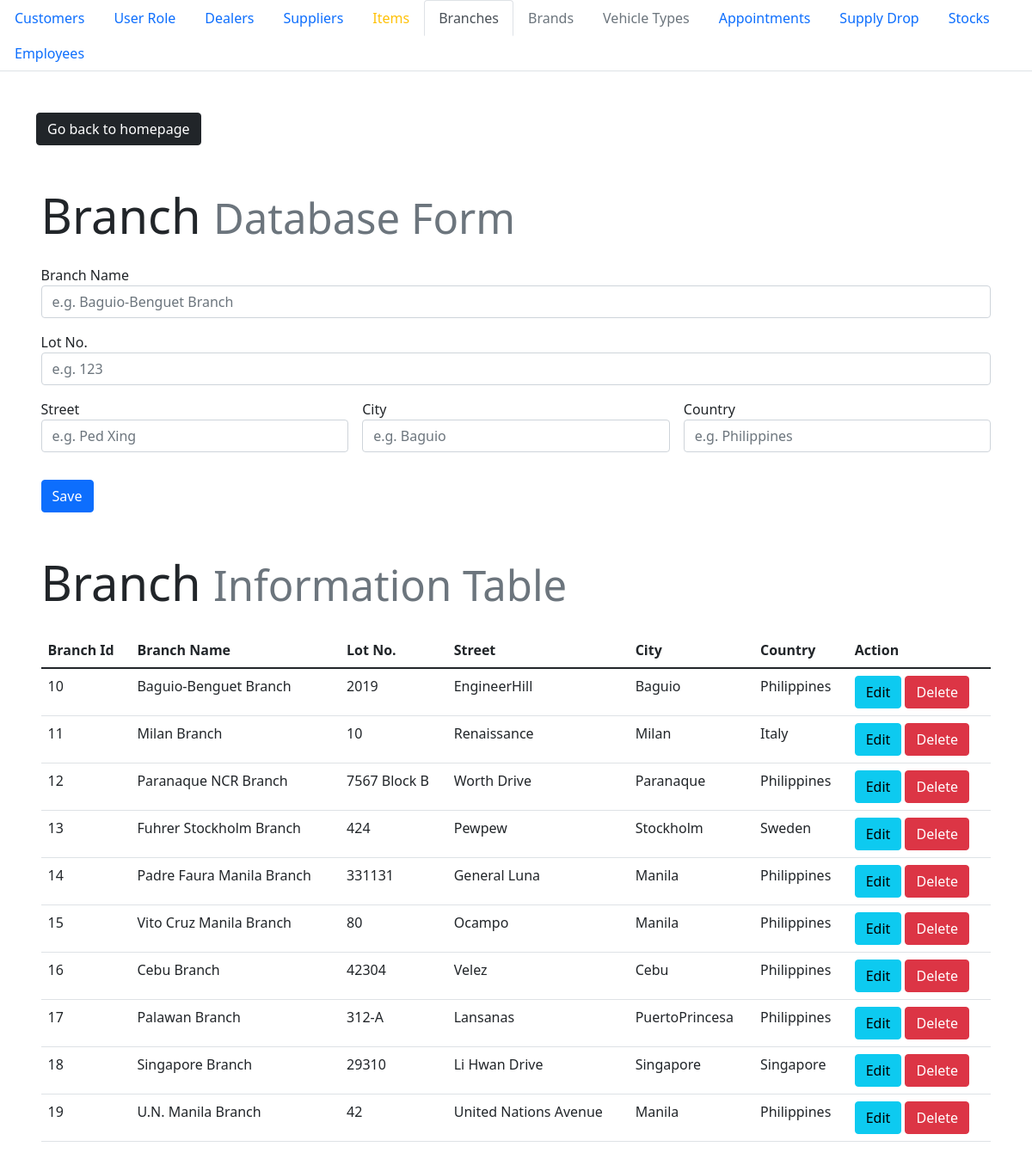
/avalon/admin/branch.php, run on the app's committed database.
### tables this page shows
CREATE TABLE `branch` (
  `branch_id` int(11) NOT NULL,
  `branch_name` varchar(30) NOT NULL,
  `lot_no` varchar(30) NOT NULL,
  `street` varchar(30) NOT NULL,
  `city` varchar(30) NOT NULL,
  `country` varchar(30) NOT NULL
);

### avalon/admin/branch.php (the view, shortened to what this page needs)
<!DOCTYPE html>
<html lang="en">
<head>
    <link rel="stylesheet" href="style.css">
    <link href="https://cdn.jsdelivr.net/npm/bootstrap@5.1.3/dist/css/bootstrap.min.css" rel="stylesheet">
</head>
<body>
    <ul class="nav nav-tabs">
    <li class="nav-item">
        <a class="nav-link" href="./index.php">Customers</a>
    </li>
    <li class="nav-item">
        <a class="nav-link" href="./user_role.php">User Role</a>
    </li>
    <li class="nav-item">
        <a class="nav-link" href="./dealer.php">Dealers</a>
    </li>
    <li class="nav-item">
        <a class="nav-link" href="./supplier.php">Suppliers</a>
    </li>
    <li class="nav-item">
        <a class="nav-link text-warning" href="./item.php">Items</a>
    </li>
    <li class="nav-item">
        <a class="nav-link active" href="./branch.php">Branches</a>
    </li>
    <li class="nav-item">
        <a class="nav-link text-muted" href="./brand.php">Brands</a>
    </li>
    <li class="nav-item">
        <a class="nav-link text-muted" href="./vehicle_type.php">Vehicle Types</a>
    </li>
    <li class="nav-item">
        <a class="nav-link" href="./appointment-admin.php">Appointments</a>
    </li>
    <li class="nav-item">
        <a class="nav-link" href="./provides.php">Supply Drop</a>
    </li>
    <li class="nav-item">
        <a class="nav-link" href="./stocks.php">Stocks</a>
    </li>
    <li class="nav-item">
        <a class="nav-link" href="./works_at.php">Employees</a>
    </li>
    </ul>
    <?php require_once 'process_branch.php'; ?>
    <div class="container transition">
    <div style="padding-top: 3em;">
        <a class="btn btn-dark" href="../foradmin.php" role="button">Go back to homepage</a>
    </div>
    <div class="mx-auto" style="width: 99%; padding-top: 3em;">
    <h1 class="display-4">Branch <small class="text-muted">Database Form</small></h1>
        <form action="process_branch.php" method="POST">
            <div class="col form-group" style="padding-top: 1em">
                <label for="">Branch Name</label>
                <input type="text" name="branch_name" class="form-control" value="<?php echo $branch_name; ?>" placeholder="e.g. Baguio-Benguet Branch" required autofocus>
            </div>
            <div class="col form-group" style="padding-top: 1em">
                <label for="">Lot No.</label>
                <input type="text" name="lot_no" class="form-control" value="<?php echo $lot_no; ?>" placeholder="e.g. 123" required>
            </div>
            <div class="hstack gap-3">
                <div class="col form-group" style="padding-top: 1em">
                    <label for="">Street</label>
                    <input type="text" name="street" class="form-control" value="<?php echo $street; ?>" placeholder="e.g. Ped Xing" required>
                </div>
                <div class="col form-group" style="padding-top: 1em">
                    <label for="">City</label>
                    <input type="text" name="city" class="form-control" value="<?php echo $city; ?>" placeholder="e.g. Baguio" required pattern="[a-zA-Z]{2,}">
                </div>
                <div class="col form-group" style="padding-top: 1em">
                    <label for="">Country</label>
                    <input type="text" name="country" class="form-control" value="<?php echo $country; ?>" placeholder="e.g. Philippines" required pattern="[a-zA-Z]{2,}">
                </div>
            </div>
            <div class="form-group" style="padding-top: 2em">
                <?php
                if ($update == true):
                ?>
                    <button type="submit" class="btn btn-info" name="update">Update</button>
                <?php else: ?>
                    <button type="submit" class="btn btn-primary" name="save">Save</button>
                <?php endif; ?>
            </div>
        </form>
    </div>
    <?php
        $mysqli = new mysqli('localhost', 'root', '', 'sza') or die(mysqli_error($mysqli));
        $result = $mysqli->query("SELECT * FROM branch") or die(mysqli_error);
    ?>
    <div class="mx-auto" style="width: 99%; padding-top: 3em; padding-bottom: 5em;">
    <h1 class="display-4" style="padding-bottom: 0.3em;">Branch <small class="text-muted">Information Table</small></h1>
        <table class="table">
            <thead>
                <tr>
                    <th>Branch Id</th>
                    <th>Branch Name</th>
                    <th>Lot No.</th>
                    <th>Street</th>
                    <th>City</th>
                    <th>Country</th>
                    <th>Action</th>
                </tr>
            </thead>
        <?php
            while ($row = $result->fetch_assoc()): ?>
                <tr>
                    <td><?php echo $row['branch_id']; ?></td>
                    <td><?php echo $row['branch_name']; ?></td>
                    <td><?php echo $row['lot_no']; ?></td>
                    <td><?php echo $row['street']; ?></td>
                    <td><?php echo $row['city']; ?></td>
                    <td><?php echo $row['country']; ?></td>
                    <td>
                        <a href="branch.php?edit=<?php echo $row['branch_id']; ?>"
                            class="btn btn-info">Edit</a>
                        <button onclick="check(<?php echo $row['branch_id']; ?>)" type="button" class="btn btn-danger">Delete</button>
                    </td>
                </tr>
            <?php endwhile; ?>
        </table>
    </div>
    </div>
</body>
</html>

### avalon/admin/style.css (style rules this page uses)
.transition { animation: transitionIn 0.5s; }

### data on the page
branch: branch_id "10", branch_name "Baguio-Benguet Branch", lot_no "2019", street "EngineerHill", city "Baguio", country "Philippines"
branch: branch_id "11", branch_name "Milan Branch", lot_no "10", street "Renaissance", city "Milan", country "Italy"
branch: branch_id "12", branch_name "Paranaque NCR Branch", lot_no "7567 Block B", street "Worth Drive", city "Paranaque", country "Philippines"
branch: branch_id "13", branch_name "Fuhrer Stockholm Branch", lot_no "424", street "Pewpew", city "Stockholm", country "Sweden"
branch: branch_id "14", branch_name "Padre Faura Manila Branch", lot_no "331131", street "General Luna", city "Manila", country "Philippines"
branch: branch_id "15", branch_name "Vito Cruz Manila Branch", lot_no "80", street "Ocampo", city "Manila", country "Philippines"
branch: branch_id "16", branch_name "Cebu Branch", lot_no "42304", street "Velez", city "Cebu", country "Philippines"
branch: branch_id "17", branch_name "Palawan Branch", lot_no "312-A", street "Lansanas", city "PuertoPrincesa", country "Philippines"
branch: branch_id "18", branch_name "Singapore Branch", lot_no "29310", street "Li Hwan Drive", city "Singapore", country "Singapore"
branch: branch_id "19", branch_name "U.N. Manila Branch", lot_no "42", street "United Nations Avenue", city "Manila", country "Philippines"
